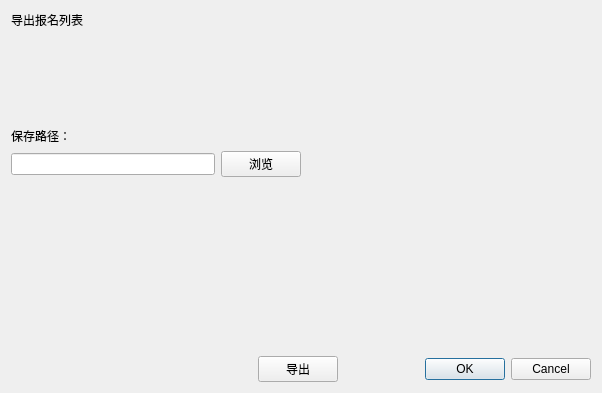
<?xml version="1.0" encoding="UTF-8"?>
<ui version="4.0">
 <class>ExportDialog</class>
 <widget class="QWidget" name="ExportDialog">
  <property name="geometry">
   <rect>
    <x>0</x>
    <y>0</y>
    <width>602</width>
    <height>393</height>
   </rect>
  </property>
  <property name="windowTitle">
   <string>导出</string>
  </property>
  <layout class="QVBoxLayout" name="verticalLayout_5">
   <item>
    <widget class="QLabel" name="label">
     <property name="text">
      <string>导出报名列表</string>
     </property>
    </widget>
   </item>
   <item>
    <spacer name="verticalSpacer">
     <property name="orientation">
      <enum>Qt::Vertical</enum>
     </property>
     <property name="sizeHint" stdset="0">
      <size>
       <width>20</width>
       <height>84</height>
      </size>
     </property>
    </spacer>
   </item>
   <item>
    <layout class="QVBoxLayout" name="verticalLayout_4">
     <item>
      <layout class="QHBoxLayout" name="horizontalLayout_8">
       <item>
        <layout class="QVBoxLayout" name="verticalLayout_3">
         <item>
          <widget class="QLabel" name="label_4">
           <property name="text">
            <string>保存路径：</string>
           </property>
          </widget>
         </item>
         <item>
          <layout class="QHBoxLayout" name="horizontalLayout_9">
           <item>
            <widget class="QLineEdit" name="lineEditPath"/>
           </item>
           <item>
            <widget class="QPushButton" name="btnBrowse">
             <property name="text">
              <string>浏览</string>
             </property>
            </widget>
           </item>
          </layout>
         </item>
        </layout>
       </item>
       <item>
        <spacer name="horizontalSpacer_6">
         <property name="orientation">
          <enum>Qt::Horizontal</enum>
         </property>
         <property name="sizeHint" stdset="0">
          <size>
           <width>40</width>
           <height>20</height>
          </size>
         </property>
        </spacer>
       </item>
      </layout>
     </item>
     <item>
      <spacer name="verticalSpacer_2">
       <property name="orientation">
        <enum>Qt::Vertical</enum>
       </property>
       <property name="sizeHint" stdset="0">
        <size>
         <width>20</width>
         <height>173</height>
        </size>
       </property>
      </spacer>
     </item>
     <item>
      <layout class="QHBoxLayout" name="horizontalLayout_7">
       <item>
        <spacer name="horizontalSpacer_5">
         <property name="orientation">
          <enum>Qt::Horizontal</enum>
         </property>
         <property name="sizeHint" stdset="0">
          <size>
           <width>40</width>
           <height>20</height>
          </size>
         </property>
        </spacer>
       </item>
       <item>
        <widget class="QPushButton" name="pushButton_3">
         <property name="text">
          <string>导出</string>
         </property>
        </widget>
       </item>
       <item>
        <widget class="QDialogButtonBox" name="buttonBox_3">
         <property name="standardButtons">
          <set>QDialogButtonBox::Cancel|QDialogButtonBox::Ok</set>
         </property>
        </widget>
       </item>
      </layout>
     </item>
    </layout>
   </item>
  </layout>
 </widget>
 <resources/>
 <connections/>
</ui>
